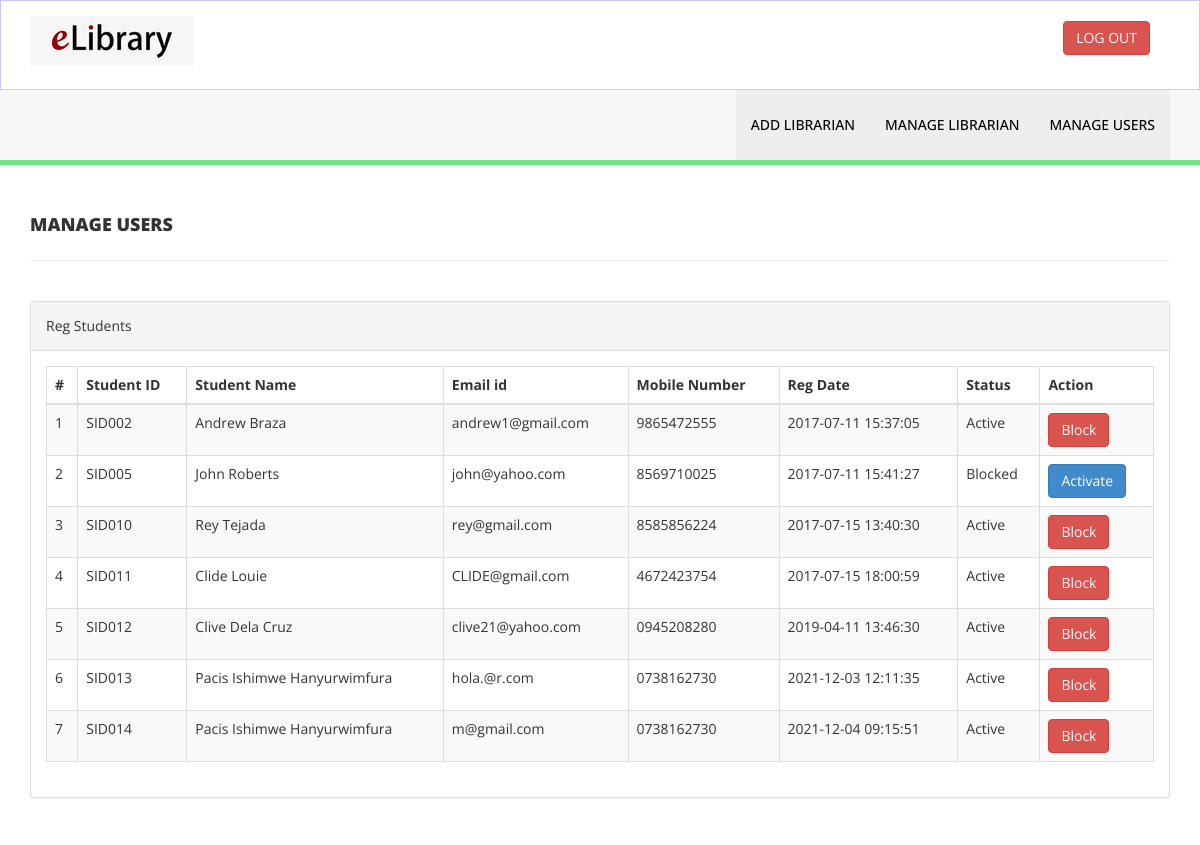
/admin/manage-users.php (signed in), run on an earlier commit of the app's database.
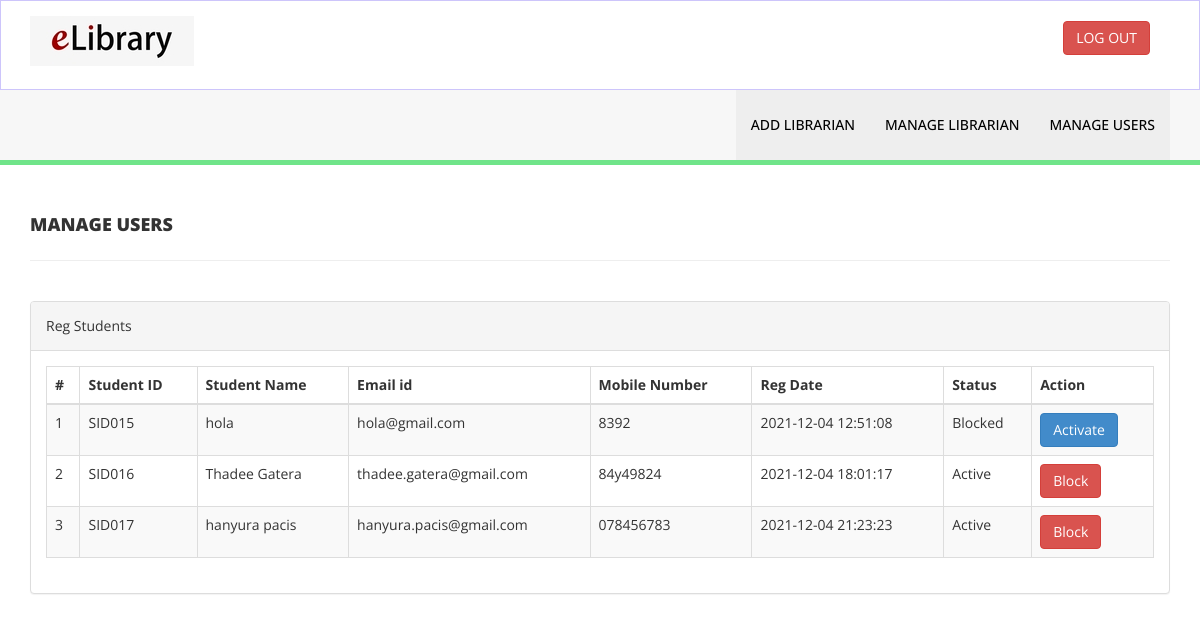
And on a later commit of the database.
### tables this page shows
CREATE TABLE `tblstudents` (
  `id` int(11) NOT NULL,
  `StudentId` varchar(100) DEFAULT NULL,
  `FullName` varchar(120) DEFAULT NULL,
  `EmailId` varchar(120) DEFAULT NULL,
  `MobileNumber` char(11) DEFAULT NULL,
  `Password` varchar(120) DEFAULT NULL,
  `Status` int(1) DEFAULT NULL,
  `RegDate` timestamp NULL DEFAULT current_timestamp(),
  `UpdationDate` timestamp NULL DEFAULT NULL ON UPDATE current_timestamp()
);

### admin/manage-users.php (the view, shortened to what this page needs)
<?php
include('includes/config.php');
if(strlen($_SESSION['alogin'])==0)
    {
header('location:index.php');
}
else{
    ?>
<!DOCTYPE html>
<html xmlns="http://www.w3.org/1999/xhtml">
<head>
    <link href="assets/css/bootstrap.css" rel="stylesheet" />
    <link href="assets/css/font-awesome.css" rel="stylesheet" />
    <link href="assets/js/dataTables/dataTables.bootstrap.css" rel="stylesheet" />
    <link href="assets/css/style.css" rel="stylesheet" />
</head>
<body>
<?php include('includes/admin-header.php');?>
    <div class="content-wrapper">
         <div class="container">
        <div class="row pad-botm">
            <div class="col-md-12">
                <h4 class="header-line">Manage Users</h4>
    </div>
        </div>
            <div class="row">
                <div class="col-md-12">
                    <div class="panel panel-default">
                        <div class="panel-heading">
                          Reg Students
                        </div>
                        <div class="panel-body">
                            <div class="table-responsive">
                                <table class="table table-striped table-bordered table-hover" id="dataTables-example">
                                    <thead>
                                        <tr>
                                            <th>#</th>
                                            <th>Student ID</th>
                                            <th>Student Name</th>
                                            <th>Email id </th>
                                            <th>Mobile Number</th>
                                            <th>Reg Date</th>
                                            <th>Status</th>
                                            <th>Action</th>
                                        </tr>
                                    </thead>
                                    <tbody>
<?php $sql = "SELECT * from tblstudents";
$query = $dbh -> prepare($sql);
$query->execute();
$results=$query->fetchAll(PDO::FETCH_OBJ);
$cnt=1;
if($query->rowCount() > 0)
{
foreach($results as $result)
{               ?>
                                        <tr class="odd gradeX">
                                            <td class="center"><?php echo htmlentities($cnt);?></td>
                                            <td class="center"><?php echo htmlentities($result->StudentId);?></td>
                                            <td class="center"><?php echo htmlentities($result->FullName);?></td>
                                            <td class="center"><?php echo htmlentities($result->EmailId);?></td>
                                            <td class="center"><?php echo htmlentities($result->MobileNumber);?></td>
                                             <td class="center"><?php echo htmlentities($result->RegDate);?></td>
                                            <td class="center"><?php if($result->Status==1)
                                            {
                                                echo htmlentities("Active");
                                            } else {
                                            echo htmlentities("Blocked");
}
                                            ?></td>
                                            <td class="center">
<?php if($result->Status==1)
 {?>
<a href="manage-users.php?inid=<?php echo htmlentities($result->id);?>" onclick="return confirm('Are you sure you want to block this student?');"" >  <button class="btn btn-danger"> Block</button>
<?php } else {?>
                                            <a href="manage-users.php?id=<?php echo htmlentities($result->id);?>" onclick="return confirm('Are you sure you want to active this student?');""><button class="btn btn-primary"> Activate</button>
                                            <?php } ?>
                                            </td>
                                        </tr>
 <?php $cnt=$cnt+1;}} ?>
                                    </tbody>
                                </table>
                            </div>
                        </div>
                    </div>
                </div>
            </div>
    </div>
    </div>
</body>
</html>
<?php } ?>

What changed in the data, as far as the page shows it:
removed tblstudents: StudentId "SID002", FullName "Andrew Braza", EmailId "andrew1@gmail.com", MobileNumber "9865472555", RegDate "2017-07-11 15:37:05"
removed tblstudents: StudentId "SID005", FullName "John Roberts", EmailId "john@yahoo.com", MobileNumber "8569710025", RegDate "2017-07-11 15:41:27"
removed tblstudents: StudentId "SID010", FullName "Rey Tejada", EmailId "rey@gmail.com", MobileNumber "8585856224", RegDate "2017-07-15 13:40:30"
removed tblstudents: StudentId "SID011", FullName "Clide Louie", EmailId "CLIDE@gmail.com", MobileNumber "4672423754", RegDate "2017-07-15 18:00:59"
removed tblstudents: StudentId "SID012", FullName "Clive Dela Cruz", EmailId "clive21@yahoo.com", MobileNumber "0945208280", RegDate "2019-04-11 13:46:30"
removed tblstudents: StudentId "SID013", FullName "Pacis Ishimwe Hanyurwimfura", EmailId "hola.@r.com", MobileNumber "0738162730", RegDate "2021-12-03 12:11:35"
removed tblstudents: StudentId "SID014", FullName "Pacis Ishimwe Hanyurwimfura", EmailId "m@gmail.com", MobileNumber "0738162730", RegDate "2021-12-04 09:15:51"
added tblstudents: StudentId "SID015", FullName "hola", EmailId "hola@gmail.com", MobileNumber "8392", RegDate "2021-12-04 12:51:08"
added tblstudents: StudentId "SID016", FullName "Thadee Gatera", EmailId "thadee.gatera@gmail.com", MobileNumber "84y49824", RegDate "2021-12-04 18:01:17"
added tblstudents: StudentId "SID017", FullName "hanyura pacis", EmailId "hanyura.pacis@gmail.com", MobileNumber "078456783", RegDate "2021-12-04 21:23:23"
